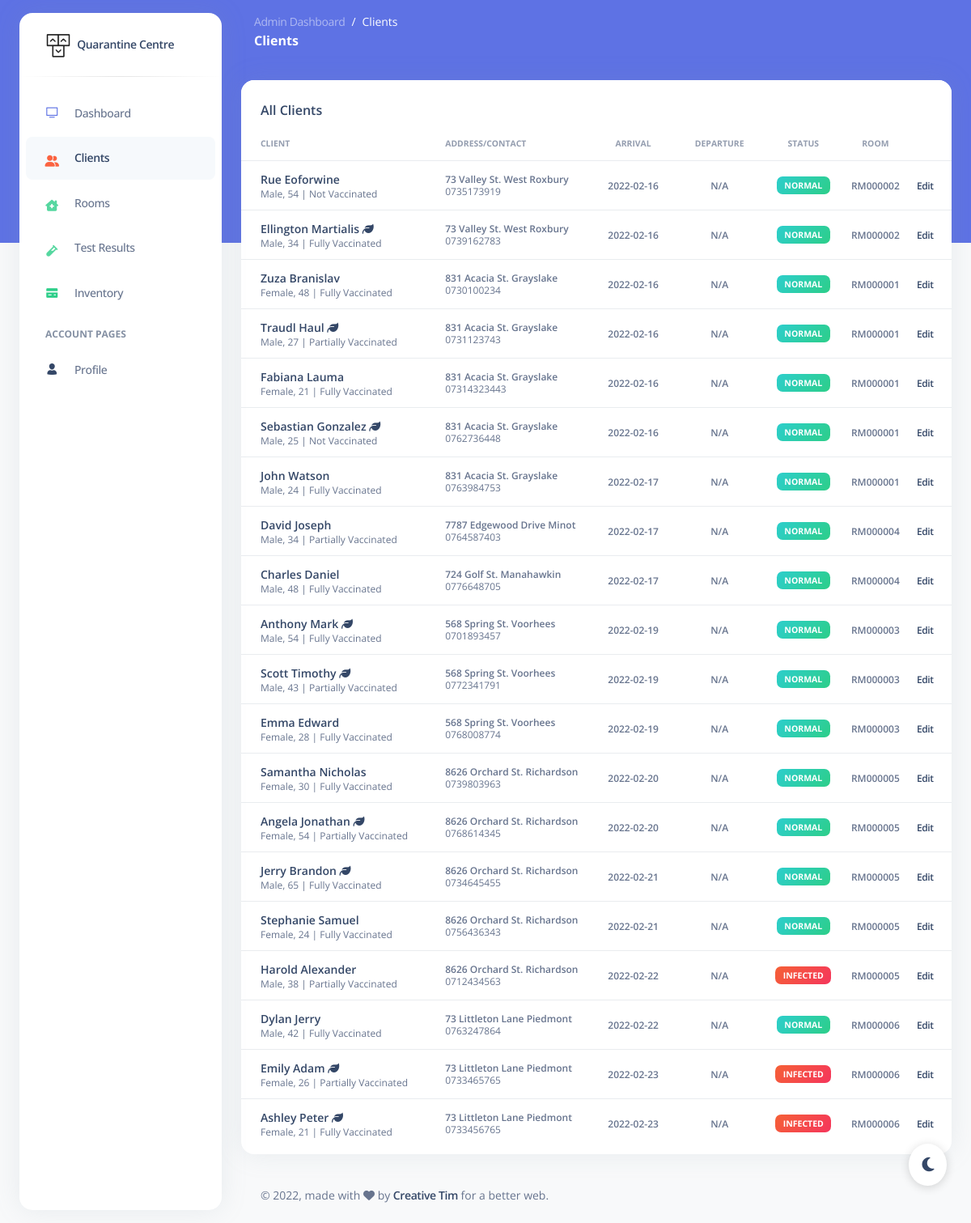
The app's page /app/clients.php (signed in) with its own data.
### tables this page shows
CREATE TABLE client (
  id VARCHAR(8) PRIMARY KEY,
  first_name VARCHAR(30) NOT NULL,
  last_name VARCHAR(40) NOT NULL,
  gender VARCHAR(1) NOT NULL,
  date_of_birth DATE,
  contact_no VARCHAR(15),
  address VARCHAR(60),
  vaccination_status VARCHAR(10) NOT NULL,
  dietary_pref VARCHAR(10) NOT NULL,
  assigned_room VARCHAR(8),
  status VARCHAR(12) NOT NULL,
  registered_date DATE,
  departure_date DATE,
  FOREIGN KEY (assigned_room) REFERENCES room(id) ON UPDATE CASCADE ON DELETE RESTRICT
);

### app/clients.php (the view, shortened to what this page needs)
<?php
include("session.php");
$active_tab = "client";
$clients_query = "SELECT * FROM client ORDER BY id";
$clients = mysqli_query($db, $clients_query);
?>
<!DOCTYPE html>
<html lang="en">
<head>
  <link href="../assets/css/nucleo-icons.css" rel="stylesheet" />
  <link href="../assets/css/nucleo-svg.css" rel="stylesheet" />
  <link href="../assets/css/nucleo-svg.css" rel="stylesheet" />
  <link href="../assets/css/argon-dashboard.css?v=2.0.0" rel="stylesheet" />
  <link href="../assets/css/custom.css" rel="stylesheet" />
</head>
<body class="g-sidenav-show bg-gray-100">
  <?php include("navbar.php") ?>
  <main class="main-content position-relative border-radius-lg ">
    <nav class="navbar navbar-main navbar-expand-lg px-0 mx-4 shadow-none border-radius-xl " id="navbarBlur" data-scroll="false">
      <div class="container-fluid py-1 px-3">
        <nav aria-label="breadcrumb">
          <ol class="breadcrumb bg-transparent mb-0 pb-0 pt-1 px-0 me-sm-6 me-5">
            <li class="breadcrumb-item text-sm"><a class="opacity-5 text-white" href="dashboard.php">Admin Dashboard</a></li>
            <li class="breadcrumb-item text-sm text-white active" aria-current="page">Clients</li>
          </ol>
          <h6 class="font-weight-bolder text-white mb-0">Clients</h6>
        </nav>
      </div>
    </nav>
    <div class="container-fluid py-4">
      <div class="row">
        <div class="col-12">
          <div class="card mb-4">
            <div class="card-header pb-0">
              <h6>All Clients</h6>
            </div>
            <div class="card-body px-0 pt-0 pb-2">
              <div class="table-responsive p-0">
                <table class="table align-items-center mb-0">
                  <thead>
                    <tr>
                      <th class="text-uppercase text-xxs font-weight-bolder opacity-7">Client</th>
                      <th class="text-uppercase text-xxs font-weight-bolder opacity-7 ps-2">Address/Contact</th>
                      <th class="text-center text-uppercase text-xxs font-weight-bolder opacity-7">Arrival</th>
                      <th class="text-center text-uppercase text-xxs font-weight-bolder opacity-7">Departure</th>
                      <th class="text-center text-uppercase text-xxs font-weight-bolder opacity-7">Status</th>
                      <th class="text-center text-uppercase text-xxs font-weight-bolder opacity-7">Room</th>
                      <th class="opacity-7"></th>
                    </tr>
                  </thead>
                  <tbody>
                    <?php
                    while ($row = mysqli_fetch_array($clients)) {
                    ?>
                      <tr>
                        <td>
                          <div class="d-flex px-3 py-1">
                            <div class="d-flex flex-column justify-content-center">
                              <h6 class="mb-0 text-sm">
                                <?php echo $row["first_name"] . " " . $row["last_name"];
                                if ($row["dietary_pref"] == "VEG") { ?>
                                  <i class="fa-solid fa-leaf btn-tooltip" data-bs-toggle="tooltip" data-bs-placement="right" title="Vegetarian" data-animation="true"></i>
                                <?php } ?>
                              </h6>
                              <p class="text-xs mb-0">
                                <?php
                                echo (($row["gender"] == "M") ? "Male" : "Female") . ", ";
                                echo date_diff(date_create($row["date_of_birth"]), date_create('today'))->y . " | ";
                                if ($row["vaccination_status"] == "FULLY") {
                                  echo "Fully Vaccinated";
                                } else if ($row["vaccination_status"] == "PARTIALLY") {
                                  echo "Partially Vaccinated";
                                } else {
                                  echo "Not Vaccinated";
                                }
                                ?>
                              </p>
                            </div>
                          </div>
                        </td>
                        <td>
                          <p class="text-xs font-weight-bold mb-0"><?php echo ($row["address"] == "") ? "N/A" : $row["address"] ?></p>
                          <p class="text-xs mb-0"><?php echo ($row["contact_no"] == "") ? "N/A" : $row["contact_no"] ?></p>
                        </td>
                        <td class="align-middle text-center">
                          <span class="text-xs font-weight-bold">
                            <?php echo $row["registered_date"] ?>
                          </span>
                        </td>
                        <td class="align-middle text-center">
                          <span class="text-xs font-weight-bold">
                            <?php echo ($row["departure_date"] == "") ? "N/A" : $row["departure_date"]; ?>
                          </span>
                        </td>
                        <td class="align-middle text-center text-sm">
                          <?php
                          if ($row["status"] == "NORMAL") {
                            $badge_style = "bg-gradient-success";
                          } else {
                            $badge_style = "bg-gradient-danger";
                          }
                          ?>
                          <span class="badge badge-sm <?php echo $badge_style ?> text-capitalize">
                            <?php echo $row["status"] ?>
                          </span>
                        </td>
                        <td class="align-middle text-center">
                          <span class="text-xs font-weight-bold">
                            <?php echo $row["assigned_room"] ?>
                          </span>
                        </td>
                        <td class="align-middle">
                          <a href="manage_client.php?id=<?php echo $row["id"] ?>" class="font-weight-bold text-xs btn-tooltip" data-toggle="tooltip" data-original-title="Edit user">
                            Edit
                          </a>
                        </td>
                      </tr>
                    <?php
                    }
                    ?>
                  </tbody>
                </table>
              </div>
            </div>
          </div>
        </div>
      </div>
      <footer class="footer pt-3  ">
        <div class="container-fluid">
          <div class="row align-items-center justify-content-lg-between">
            <div class="col-lg-6 mb-lg-0 mb-4">
              <div class="copyright text-center text-sm text-muted text-lg-start">
                © ,
                made with <i class="fa fa-heart"></i> by
                <a href="https://www.creative-tim.com" class="font-weight-bold" target="_blank">Creative Tim</a>
                for a better web.
              </div>
            </div>
          </div>
        </div>
      </footer>
    </div>
  </main>
  <div class="dark-mode-plugin">
    <button class="btn btn-round dark-mode-plugin-button text-dark position-fixed px-3 py-2" onclick="darkMode(this)">
      <i class="fa-solid fa-moon py-2"> </i>
    </button>
  </div>
</body>
</html>

### app/navbar.php (shortened to what this page needs)
<aside class="sidenav bg-white navbar navbar-vertical navbar-expand-xs border-0 border-radius-xl my-3 fixed-start ms-4 " id="sidenav-main">
    <div class="sidenav-header">
        <a class="navbar-brand m-0" href=" https://demos.creative-tim.com/argon-dashboard/example_pages/dashboard.html " target="_blank">
            <img src="../assets/img/logo-ct-dark.png" class="navbar-brand-img h-100" alt="main_logo">
            <span class="ms-1 font-weight-bold">Quarantine Centre</span>
        </a>
    </div>
    <hr class="horizontal dark mt-0">
    <div class="w-auto " id="sidenav-collapse-main">
        <ul class="navbar-nav">
            <li class="nav-item">
                <a class="nav-link <?php if ($active_tab == "dashboard") echo "active" ?>" href="../example_pages/dashboard.html">
                    <div class="icon icon-shape icon-sm border-radius-md text-center me-2 d-flex align-items-center justify-content-center">
                        <i class="ni ni-tv-2 text-primary text-sm opacity-10"></i>
                    </div>
                    <span class="nav-link-text ms-1">Dashboard</span>
                </a>
            </li>
            <li class="nav-item">
                <a class="nav-link <?php if ($active_tab == "client") echo "active" ?>" href="#">
                    <div class="icon icon-shape icon-sm border-radius-md text-center me-2 d-flex align-items-center justify-content-center">
                        <i class="fa fa-user-group text-warning text-sm opacity-10"></i>
                    </div>
                    <span class="nav-link-text ms-1">Clients</span>
                </a>
            </li>
            <li class="nav-item">
                <a class="nav-link <?php if ($active_tab == "rooms") echo "active" ?>" href="#">
                    <div class="icon icon-shape icon-sm border-radius-md text-center me-2 d-flex align-items-center justify-content-center">
                        <i class="fa-solid fa-house-chimney-medical text-success text-sm"></i>
                    </div>
                    <span class="nav-link-text ms-1">Rooms</span>
                </a>
            </li>
            <li class="nav-item">
                <a class="nav-link <?php if ($active_tab == "tests") echo "active" ?>" href="#">
                    <div class="icon icon-shape icon-sm border-radius-md text-center me-2 d-flex align-items-center justify-content-center">
                        <i class="fa-solid fa-vial text-success text-sm"></i>
                    </div>
                    <span class="nav-link-text ms-1">Test Results</span>
                </a>
            </li>
            <li class="nav-item">
                <a class="nav-link <?php if ($active_tab == "inventory") echo "active" ?>" href="#">
                    <div class="icon icon-shape icon-sm border-radius-md text-center me-2 d-flex align-items-center justify-content-center">
                        <i class="ni ni-credit-card text-success text-sm opacity-10"></i>
                    </div>
                    <span class="nav-link-text ms-1">Inventory</span>
                </a>
            </li>
            <li class="nav-item mt-3">
                <h6 class="ps-4 ms-2 text-uppercase text-xs font-weight-bolder opacity-6">Account pages</h6>
            </li>
            <li class="nav-item">
                <a class="nav-link " href="../example_pages/profile.html">
                    <div class="icon icon-shape icon-sm border-radius-md text-center me-2 d-flex align-items-center justify-content-center">
                        <i class="ni ni-single-02 text-dark text-sm opacity-10"></i>
                    </div>
                    <span class="nav-link-text ms-1">Profile</span>
                </a>
            </li>
        </ul>
    </div>
</aside>

### app/assets/css/nucleo-svg.css (style rules this page uses)
.icon { display: inline-block; color: #111111; height: 1em; width: 1em; }
.icon-sm { height: 0.8em; width: 0.8em; }
.icon { fill: currentColor; stroke: none; }

### app/assets/css/custom.css (style rules this page uses)
.dark-mode-plugin .dark-mode-plugin-button { background: #fff; border-radius: 50%; bottom: 30px; right: 30px; font-size: 1.25rem; z-index: 990; box-shadow: 0 2px 12px 0 rgba(0, 0, 0, 0.16); cursor: pointer; }

### records on screen
client: first_name "Rue", last_name "Eoforwine", gender "Male", date_of_birth "54", vaccination_status "Not Vaccinated", address "73 Valley St. West Roxbury", contact_no "0735173919", registered_date "2022-02-16", shows "N/A", status "NORMAL", assigned_room "RM000002"
client: first_name "Ellington", last_name "Martialis", dietary_pref "VEG" (drawn), gender "Male", date_of_birth "34", vaccination_status "Fully Vaccinated", address "73 Valley St. West Roxbury", contact_no "0739162783", registered_date "2022-02-16", shows "N/A", status "NORMAL", assigned_room "RM000002"
client: first_name "Zuza", last_name "Branislav", gender "Female", date_of_birth "48", vaccination_status "Fully Vaccinated", address "831 Acacia St. Grayslake", contact_no "0730100234", registered_date "2022-02-16", shows "N/A", status "NORMAL", assigned_room "RM000001"
client: first_name "Traudl", last_name "Haul", dietary_pref "VEG" (drawn), gender "Male", date_of_birth "27", vaccination_status "Partially Vaccinated", address "831 Acacia St. Grayslake", contact_no "0731123743", registered_date "2022-02-16", shows "N/A", status "NORMAL", assigned_room "RM000001"
client: first_name "Fabiana", last_name "Lauma", gender "Female", date_of_birth "21", vaccination_status "Fully Vaccinated", address "831 Acacia St. Grayslake", contact_no "07314323443", registered_date "2022-02-16", shows "N/A", status "NORMAL", assigned_room "RM000001"
client: first_name "Sebastian", last_name "Gonzalez", dietary_pref "VEG" (drawn), gender "Male", date_of_birth "25", vaccination_status "Not Vaccinated", address "831 Acacia St. Grayslake", contact_no "0762736448", registered_date "2022-02-16", shows "N/A", status "NORMAL", assigned_room "RM000001"
client: first_name "John", last_name "Watson", gender "Male", date_of_birth "24", vaccination_status "Fully Vaccinated", address "831 Acacia St. Grayslake", contact_no "0763984753", registered_date "2022-02-17", shows "N/A", status "NORMAL", assigned_room "RM000001"
client: first_name "David", last_name "Joseph", gender "Male", date_of_birth "34", vaccination_status "Partially Vaccinated", address "7787 Edgewood Drive Minot", contact_no "0764587403", registered_date "2022-02-17", shows "N/A", status "NORMAL", assigned_room "RM000004"
client: first_name "Charles", last_name "Daniel", gender "Male", date_of_birth "48", vaccination_status "Fully Vaccinated", address "724 Golf St. Manahawkin", contact_no "0776648705", registered_date "2022-02-17", shows "N/A", status "NORMAL", assigned_room "RM000004"
client: first_name "Anthony", last_name "Mark", dietary_pref "VEG" (drawn), gender "Male", date_of_birth "54", vaccination_status "Fully Vaccinated", address "568 Spring St. Voorhees", contact_no "0701893457", registered_date "2022-02-19", shows "N/A", status "NORMAL", assigned_room "RM000003"
client: first_name "Scott", last_name "Timothy", dietary_pref "VEG" (drawn), gender "Male", date_of_birth "43", vaccination_status "Partially Vaccinated", address "568 Spring St. Voorhees", contact_no "0772341791", registered_date "2022-02-19", shows "N/A", status "NORMAL", assigned_room "RM000003"
client: first_name "Emma", last_name "Edward", gender "Female", date_of_birth "28", vaccination_status "Fully Vaccinated", address "568 Spring St. Voorhees", contact_no "0768008774", registered_date "2022-02-19", shows "N/A", status "NORMAL", assigned_room "RM000003"
client: first_name "Samantha", last_name "Nicholas", gender "Female", date_of_birth "30", vaccination_status "Fully Vaccinated", address "8626 Orchard St. Richardson", contact_no "0739803963", registered_date "2022-02-20", shows "N/A", status "NORMAL", assigned_room "RM000005"
client: first_name "Angela", last_name "Jonathan", dietary_pref "VEG" (drawn), gender "Female", date_of_birth "54", vaccination_status "Partially Vaccinated", address "8626 Orchard St. Richardson", contact_no "0768614345", registered_date "2022-02-20", shows "N/A", status "NORMAL", assigned_room "RM000005"
client: first_name "Jerry", last_name "Brandon", dietary_pref "VEG" (drawn), gender "Male", date_of_birth "65", vaccination_status "Fully Vaccinated", address "8626 Orchard St. Richardson", contact_no "0734645455", registered_date "2022-02-21", shows "N/A", status "NORMAL", assigned_room "RM000005"
client: first_name "Stephanie", last_name "Samuel", gender "Female", date_of_birth "24", vaccination_status "Fully Vaccinated", address "8626 Orchard St. Richardson", contact_no "0756436343", registered_date "2022-02-21", shows "N/A", status "NORMAL", assigned_room "RM000005"
client: first_name "Harold", last_name "Alexander", gender "Male", date_of_birth "38", vaccination_status "Partially Vaccinated", address "8626 Orchard St. Richardson", contact_no "0712434563", registered_date "2022-02-22", shows "N/A", status "INFECTED", assigned_room "RM000005"
client: first_name "Dylan", last_name "Jerry", gender "Male", date_of_birth "42", vaccination_status "Fully Vaccinated", address "73 Littleton Lane Piedmont", contact_no "0763247864", registered_date "2022-02-22", shows "N/A", status "NORMAL", assigned_room "RM000006"
client: first_name "Emily", last_name "Adam", dietary_pref "VEG" (drawn), gender "Female", date_of_birth "26", vaccination_status "Partially Vaccinated", address "73 Littleton Lane Piedmont", contact_no "0733465765", registered_date "2022-02-23", shows "N/A", status "INFECTED", assigned_room "RM000006"
client: first_name "Ashley", last_name "Peter", dietary_pref "VEG" (drawn), gender "Female", date_of_birth "21", vaccination_status "Fully Vaccinated", address "73 Littleton Lane Piedmont", contact_no "0733456765", registered_date "2022-02-23", shows "N/A", status "INFECTED", assigned_room "RM000006"
